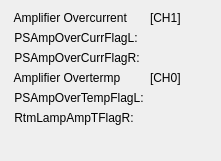
      <widget class="QWidget" name="formLayoutWidget_18">
       <property name="geometry">
        <rect>
         <x>710</x>
         <y>230</y>
         <width>221</width>
         <height>161</height>
        </rect>
       </property>
       <layout class="QFormLayout" name="formLayout_18">
        <item row="0" column="0">
         <widget class="QLabel" name="label_356">
          <property name="text">
           <string> Amplifier Overcurrent</string>
          </property>
         </widget>
        </item>
        <item row="0" column="1">
         <widget class="QLabel" name="label_357">
          <property name="text">
           <string>[CH1]</string>
          </property>
         </widget>
        </item>
        <item row="1" column="0">
         <widget class="QLabel" name="label_358">
          <property name="text">
           <string> PSAmpOverCurrFlagL:</string>
          </property>
         </widget>
        </item>
        <item row="1" column="1">
         <widget class="PyDMLabel" name="PyDMLabel_320">
          <property name="palette">
           <palette>
            <active>
             <colorrole role="Text">
              <brush brushstyle="SolidPattern">
               <color alpha="255">
                <red>0</red>
                <green>0</green>
                <blue>0</blue>
               </color>
              </brush>
             </colorrole>
             <colorrole role="PlaceholderText">
              <brush brushstyle="SolidPattern">
               <color alpha="128">
                <red>78</red>
                <green>154</green>
                <blue>6</blue>
               </color>
              </brush>
             </colorrole>
            </active>
            <inactive>
             <colorrole role="Text">
              <brush brushstyle="SolidPattern">
               <color alpha="255">
                <red>0</red>
                <green>0</green>
                <blue>0</blue>
               </color>
              </brush>
             </colorrole>
             <colorrole role="PlaceholderText">
              <brush brushstyle="SolidPattern">
               <color alpha="128">
                <red>78</red>
                <green>154</green>
                <blue>6</blue>
               </color>
              </brush>
             </colorrole>
            </inactive>
            <disabled>
             <colorrole role="Text">
              <brush brushstyle="SolidPattern">
               <color alpha="255">
                <red>190</red>
                <green>190</green>
                <blue>190</blue>
               </color>
              </brush>
             </colorrole>
             <colorrole role="PlaceholderText">
              <brush brushstyle="SolidPattern">
               <color alpha="128">
                <red>0</red>
                <green>0</green>
                <blue>0</blue>
               </color>
              </brush>
             </colorrole>
            </disabled>
           </palette>
          </property>
          <property name="toolTip">
           <string/>
          </property>
          <property name="alarmSensitiveContent" stdset="0">
           <bool>false</bool>
          </property>
          <property name="channel" stdset="0">
           <string>SI-22:DI-FOFBCtrl:PSAmpOverCurrFlagLCH1-Sts</string>
          </property>
         </widget>
        </item>
        <item row="2" column="0">
         <widget class="QLabel" name="label_359">
          <property name="text">
           <string> PSAmpOverCurrFlagR:</string>
          </property>
         </widget>
        </item>
        <item row="2" column="1">
         <widget class="PyDMLabel" name="PyDMLabel_321">
          <property name="toolTip">
           <string/>
          </property>
          <property name="channel" stdset="0">
           <string>SI-22:DI-FOFBCtrl:PSAmpOverCurrFlagRCH1-Sts</string>
          </property>
         </widget>
        </item>
        <item row="3" column="0">
         <widget class="QLabel" name="label_360">
          <property name="text">
           <string> Amplifier Overtermp</string>
          </property>
         </widget>
        </item>
        <item row="3" column="1">
         <widget class="QLabel" name="label_361">
          <property name="text">
           <string>[CH0]</string>
          </property>
         </widget>
        </item>
        <item row="4" column="0">
         <widget class="QLabel" name="label_362">
          <property name="text">
           <string> PSAmpOverTempFlagL:</string>
          </property>
         </widget>
        </item>
        <item row="4" column="1">
         <widget class="PyDMLabel" name="PyDMLabel_322">
          <property name="toolTip">
           <string/>
          </property>
          <property name="channel" stdset="0">
           <string>SI-22:DI-FOFBCtrl:PSAmpOverTempFlagLCH1-Sts</string>
          </property>
         </widget>
        </item>
        <item row="5" column="0">
         <widget class="QLabel" name="label_363">
          <property name="text">
           <string> RtmLampAmpTFlagR:</string>
          </property>
         </widget>
        </item>
        <item row="5" column="1">
         <widget class="PyDMLabel" name="PyDMLabel_323">
          <property name="toolTip">
           <string/>
          </property>
          <property name="channel" stdset="0">
           <string>SI-22:DI-FOFBCtrl:PSAmpOverTempFlagRCH1-Sts</string>
          </property>
         </widget>
        </item>
       </layout>
      </widget>
